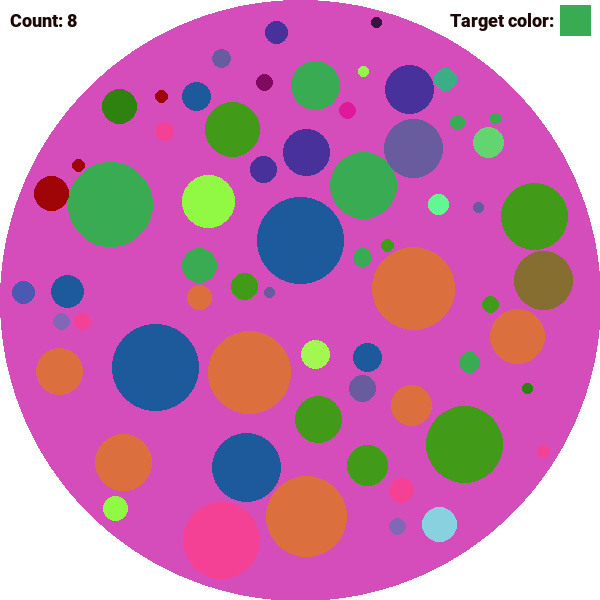
#> input picture microb/1000.png, 600 x 600 px, given in place of the camera
$ python web.py
#> lines starting #> are read from the running program, lines starting #| are printed output that depends on the picture; after the words box and inside, x2 and y2 are one past the last pixel; in counts of white or black regions, pixels touching at a corner belong together
import numpy as np
import cv2

cap = cv2.VideoCapture(0)

while(True):
    # Capture frame-by-frame
    ret, frame = cap.read()
#> frame is the input picture: shape (600, 600, 3); mean B, G, R 175.2, 125.7, 194.6

    # Our operations on the frame come here
    low = (0, 80, 150)
    upper = (150, 255, 255)

    hsv = cv2.cvtColor(frame, cv2.COLOR_RGB2HSV)
#> hsv: shape (600, 600, 3); mean H, S, V 97.4, 135.1, 212.7

    mask = cv2.inRange(hsv, low, upper)
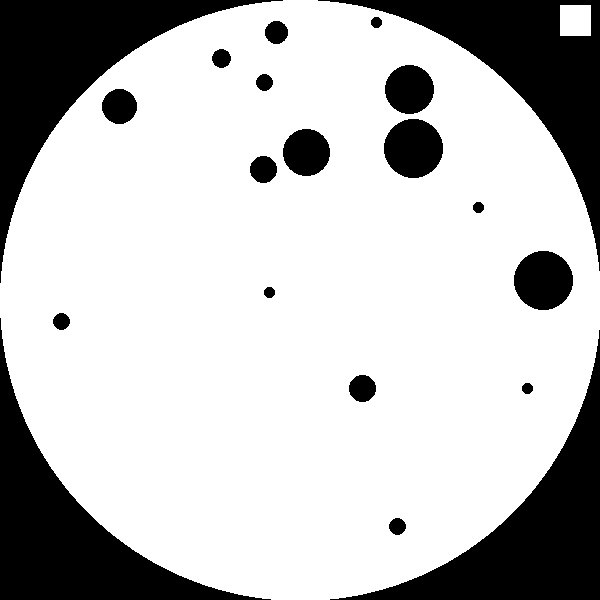
#> mask: shape (600, 600); 75.4% white; 20 black regions, largest, box (x1, y1, x2, y2) and area: (0, 0, 283, 283) 19410, (0, 318, 271, 600) 19127, (330, 330, 600, 600) 18845

    res = cv2.bitwise_and(frame, frame, mask=mask)
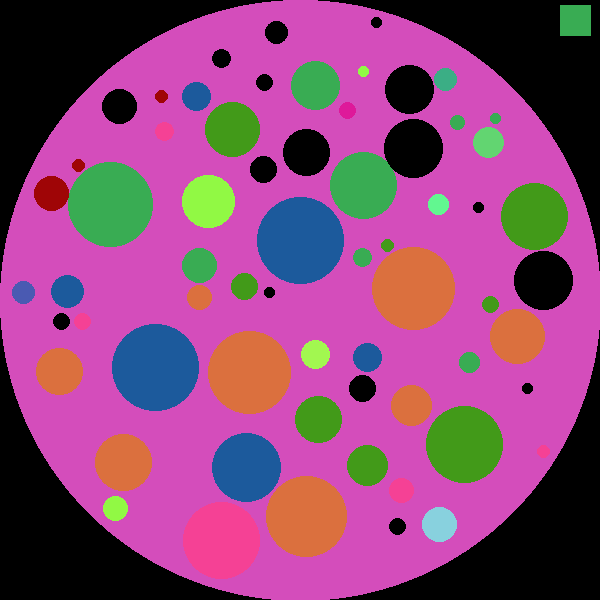
#> res: shape (600, 600, 3); mean B, G, R 118, 70, 138.3

    # Display the resulting frame
    cv2.imshow('frame',res)
    if cv2.waitKey(1) & 0xFF == ord('q'):
#> (key q is pressed here)
        break

# When everything done, release the capture
cap.release()
cv2.destroyAllWindows()

$ run again, on microb/973.png
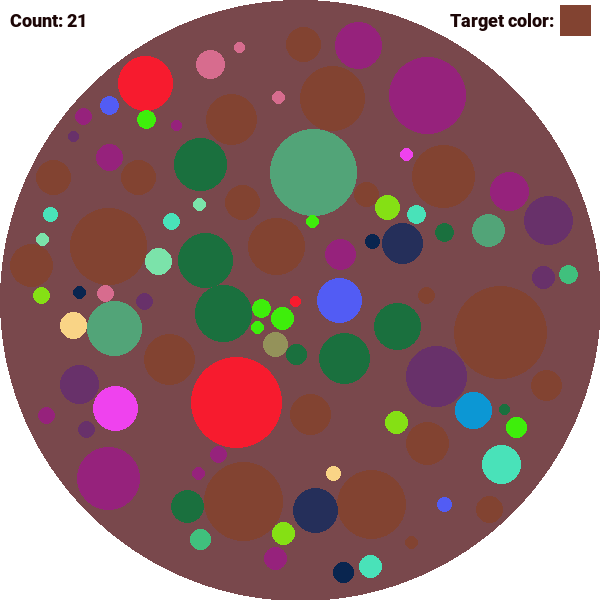
#> input picture microb/973.png, 600 x 600 px, given in place of the camera
#> frame is the input picture: shape (600, 600, 3); mean B, G, R 114.8, 113.3, 148.3
#> hsv: shape (600, 600, 3); mean H, S, V 89.3, 103.4, 158
#> `mask = cv2.inRange(hsv, low, upper)`:
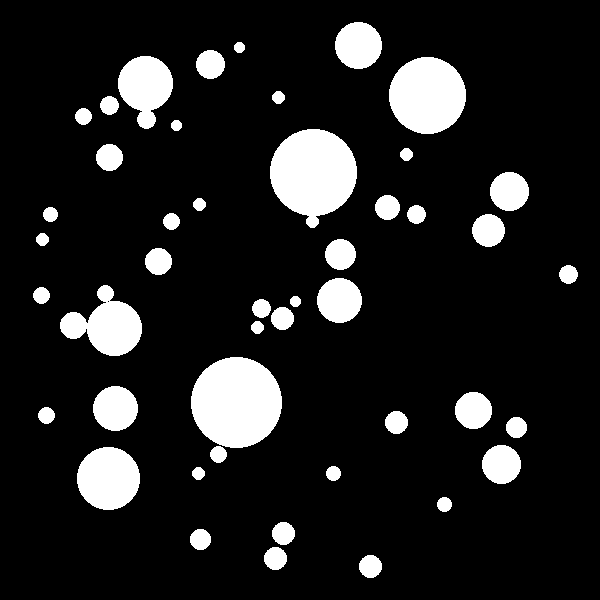
#> mask: shape (600, 600); 12.5% white; 46 white regions, largest, box (x1, y1, x2, y2) and area: (191, 357, 282, 448) 6493, (270, 129, 357, 228) 6065, (389, 57, 466, 134) 4645
#> `res = cv2.bitwise_and(frame, frame, mask=mask)`:
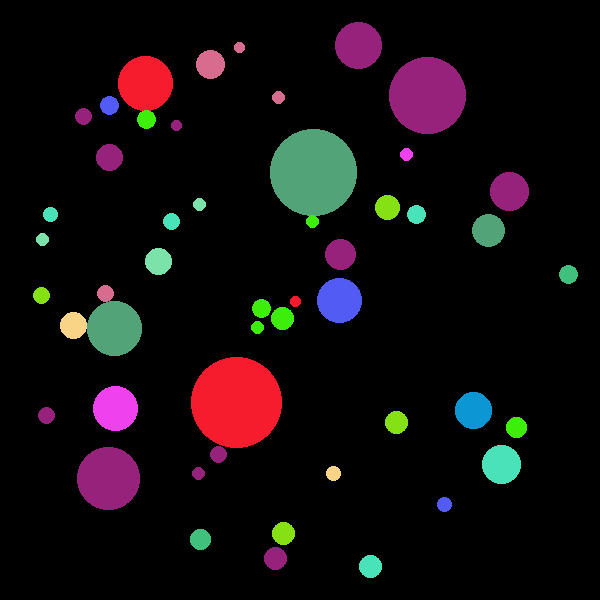
#> res: shape (600, 600, 3); mean B, G, R 14.5, 12.4, 18.3

$ run again, on microb/974.png
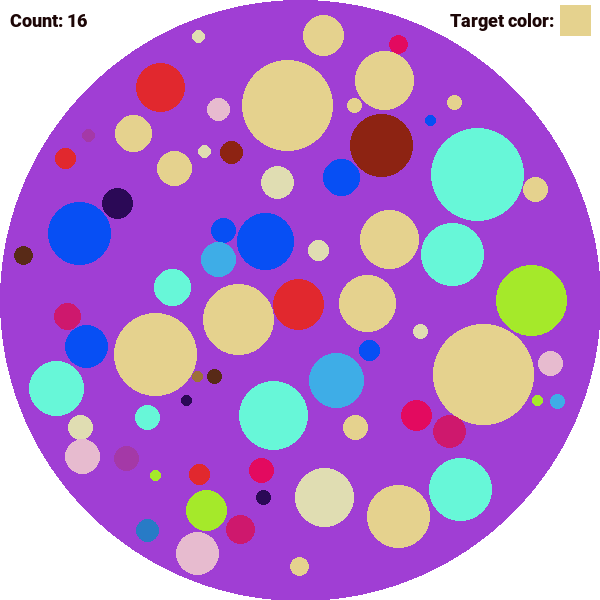
#> input picture microb/974.png, 600 x 600 px, given in place of the camera
#> frame is the input picture: shape (600, 600, 3); mean B, G, R 204.7, 135.5, 181.2
#> hsv: shape (600, 600, 3); mean H, S, V 103.6, 132.2, 224.8
#> `mask = cv2.inRange(hsv, low, upper)`:
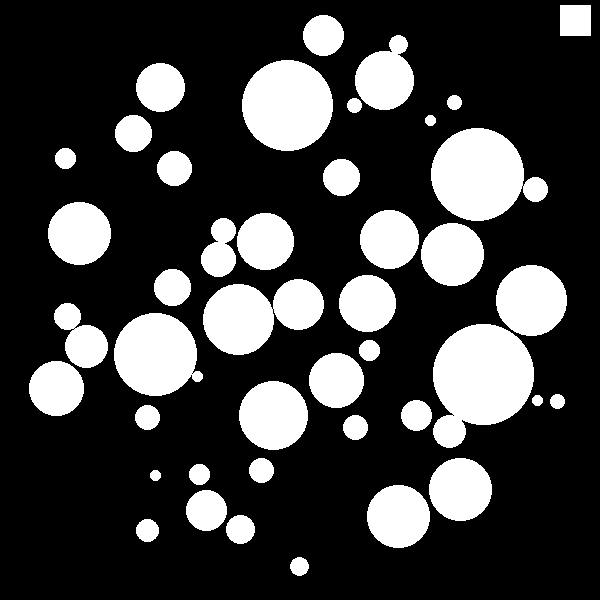
#> mask: shape (600, 600); 24.5% white; 43 white regions, largest, box (x1, y1, x2, y2) and area: (433, 324, 534, 448) 8849, (431, 128, 548, 221) 7258, (242, 60, 333, 151) 6493
#> `res = cv2.bitwise_and(frame, frame, mask=mask)`:
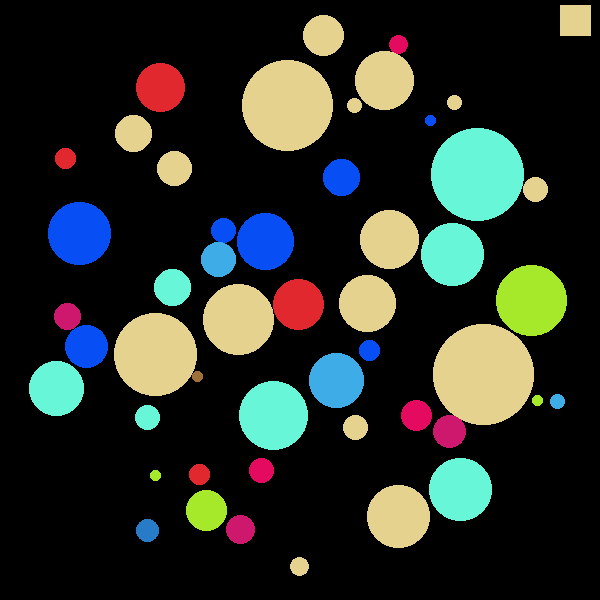
#> res: shape (600, 600, 3); mean B, G, R 39.4, 46.1, 40.3
